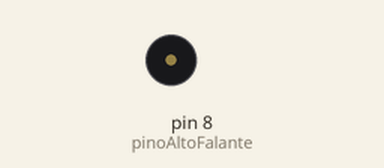
A sketch run on a simulated Arduino Uno, built with avr-gcc and run on an emulated ATmega328P. Shown: buzzer (waves = sounding).

Above: at 1.61 s.
At 17.36 s:
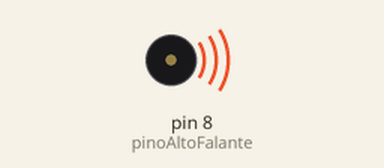
Timing chart, 0 to 19.1 s (numbered marks = the images above):
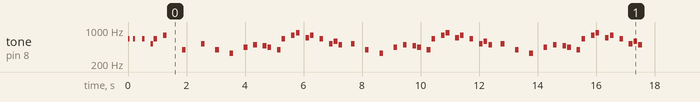

The sketch:

Mario_Bros_Theme.ino
```cpp
// Pino de saída para o circuito de reprodução da música
const int pinoAltoFalante = 8;

// Definição das frequências das notas musicais
#define NOTE_C4  262
#define NOTE_D4  294
#define NOTE_E4  330
#define NOTE_F4  349
#define NOTE_G4  392
#define NOTE_A4  440
#define NOTE_A3  470
#define NOTE_B4  494
#define NOTE_C5  523
#define NOTE_D5  587
#define NOTE_E5  659
#define NOTE_F5  698
#define NOTE_G5  784
#define NOTE_A5  880

// Sequência de notas da melodia da música tema de Mário Bros
int melodia[] = {
  NOTE_E5, 0, NOTE_E5, 0, 0, NOTE_E5, 0, 0, NOTE_C5, NOTE_E5, 0,
  NOTE_G5, 0, 0, 0, NOTE_G4, 0, 0, 0,
  NOTE_C5, 0, 0, NOTE_G4, 0, 0, NOTE_E4, 0,
  0, NOTE_A4, 0, NOTE_B4, 0, NOTE_A3, NOTE_A4, 0,
  NOTE_G4, NOTE_E5, 0, NOTE_G5, NOTE_A5, 0, NOTE_F5, NOTE_G5,
  0, NOTE_E5, 0, NOTE_C5, NOTE_D5, NOTE_B4, 0
};

// Duração de cada nota
int duracoes[] = {
  8, 6, 8, 6, 6, 6, 8, 6, 6, 4, 4,
  4, 4, 4, 4, 4, 4, 4, 4,
  4, 4, 4, 4, 4, 4, 4, 4,
  4, 4, 4, 4, 4, 4, 4, 4,
  4, 4, 4, 4, 4, 4, 4, 4,
  4, 4, 4, 4, 4, 4, 4
};

int notaInicial = 0;

// Conta quanto vezes a música foi tocada
int vezesTocadas = 0;

void setup() {
  pinMode(pinoAltoFalante, OUTPUT);
}

void loop() {
  // Verificando se a música tocou menos de 3 vezes
  if (vezesTocadas < 3) {

    int tamanhoMusica = sizeof(melodia) / sizeof(int);

    // Varre as notas a partir da notaInicial configurada
    for (int notaAtual = notaInicial; notaAtual < tamanhoMusica; notaAtual++) {

      int duracaoNota = 500 / duracoes[notaAtual];

      if (melodia[notaAtual] != 0) {
        tone(pinoAltoFalante, melodia[notaAtual], duracaoNota);
      } else {
        noTone(pinoAltoFalante);
      }

      int pausaEntreNotas = duracaoNota * 1.30;
      delay(pausaEntreNotas);
    }

    // Configuração para recomeçar a música a partir da 19º nota, após a 1º reprodução
    notaInicial = 19;

    // Adiciona 1 ao contador após terminar de rodar a música
    vezesTocadas++;

    // Tempo de espera para reproduzir novamente a música
    delay(100);

  } else {
    // Após tocar 3 vezes, o som é interrompido no pino de saída (Arduino mudo!)
    noTone(pinoAltoFalante);
  }
}
```

Measured:
- by itself, tone on pin 8 (pinoAltoFalante): plays 659 Hz for 0.06 s, 659 Hz for 0.06 s, 659 Hz for 0.08 s, 523 Hz for 0.08 s, 659 Hz for 0.13 s, 784 Hz for 0.13 s … (58 notes in this stretch)
